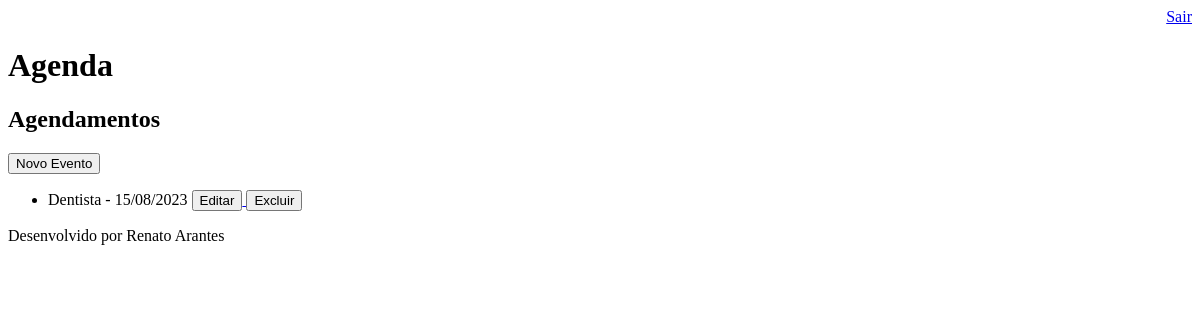
Before: /agenda/ (signed in) with the older database file.
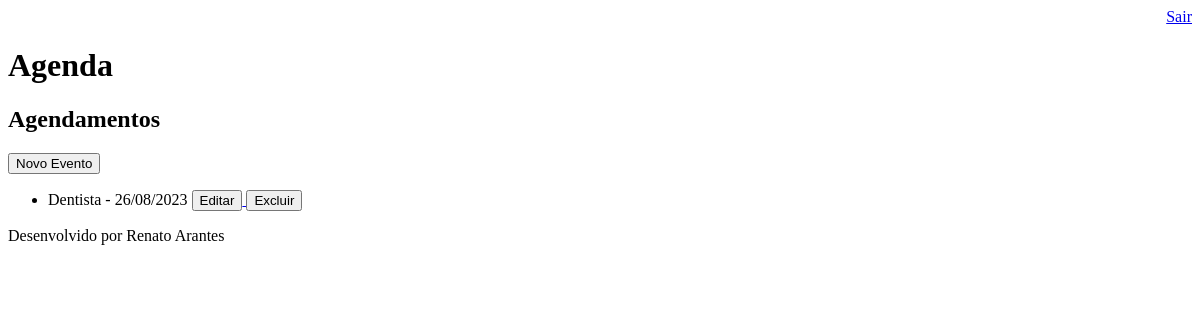
After: the same page with the newer database file.
### core/models.py (models this page shows, shortened)
class Evento(models.Model):
    título = models.CharField(max_length=100)
    descrição = models.TextField(blank=True, null=True)
    data_evento = models.DateField(verbose_name='Data do Evento')
    data_criação = models.DateTimeField(auto_now_add=True, verbose_name='Data de Criação')
    local = models.CharField(max_length=100, blank=True, null=True)
    usuário = models.ForeignKey(User, on_delete=models.CASCADE)
    class Meta:
        db_table = 'evento'
    def get_data_evento(self):
        return self.data_evento.strftime('%d/%m/%Y')

### core/views.py (the view)
# urls.py: path('agenda/', views.lista_eventos),
@login_required(login_url='/login/')
def lista_eventos(request):
    usuário = request.user
    evento = Evento.objects.filter(usuário=usuário)
    dados = {'eventos': evento}
    return render(request, 'agenda.html', dados)

### templates/agenda.html (shortened to what this page needs)
{% extends "model-page.html" %}
{% block content %}
    <h2>Agendamentos</h2>
    <a href="evento/">
        <button type="button">Novo Evento</button>
    </a>
    <ul>
        {% for evento in eventos %}
            {% if evento.local == Null %}
                <li>{{ evento.título }} - {{ evento.get_data_evento }}
                    <a href="evento/?id={{ evento.id }}">
                        <button type="button">Editar</button>
                    </a>
                    <a href="evento/delete/{{ evento.id }}/">
                        <button type="button">Excluir</button>
                    </a>
                </li>
            {% endif %}
        {% endfor %}
    </ul>
{% endblock %}

Changed rows visible on the page:
changed Evento "Dentista": get_data_evento "15/08/2023" → "26/08/2023"
